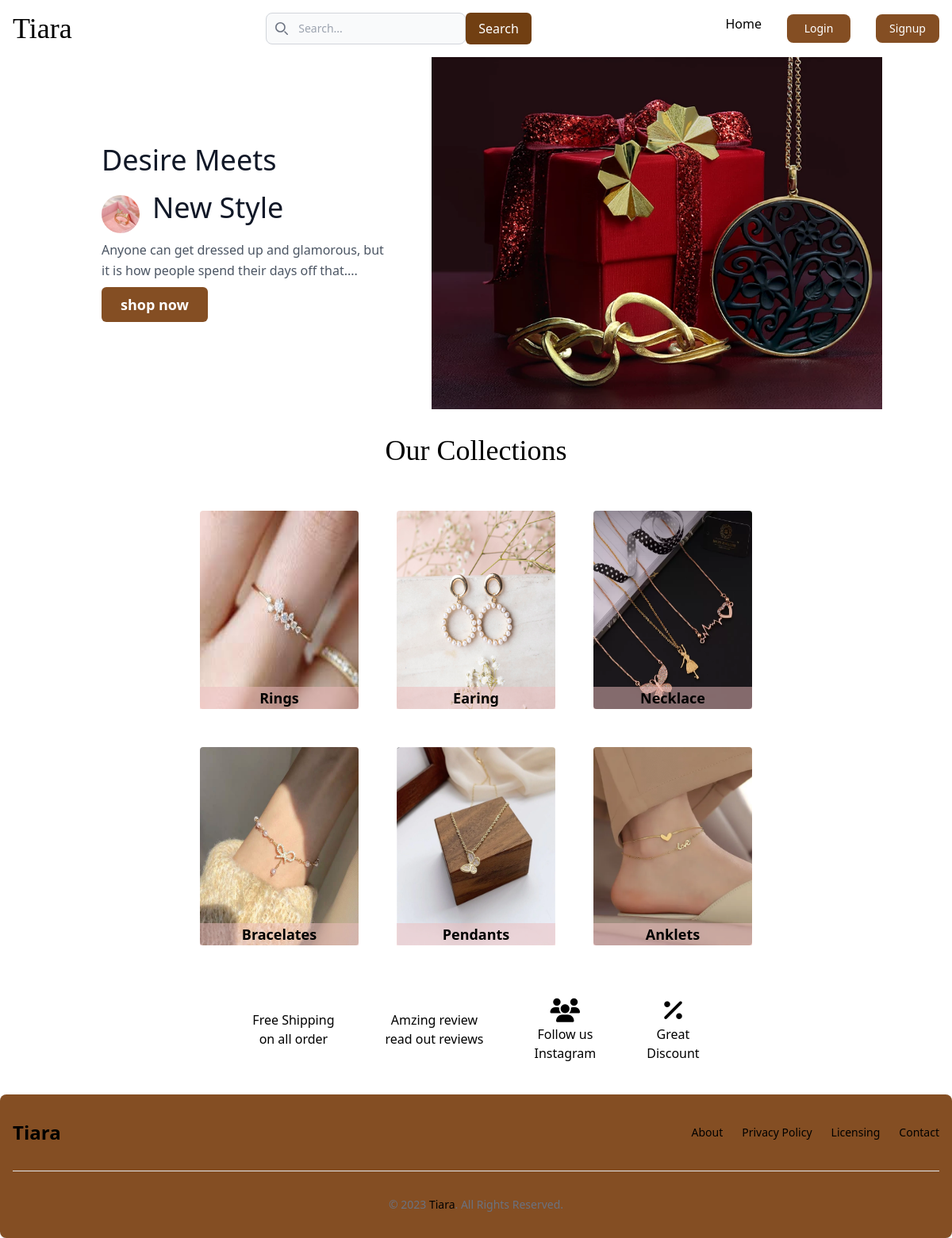
The page / on the database its author committed.
### adminapp/models.py (models this page shows, shortened)
class Category(models.Model):
    name=models.CharField(max_length=50)
    active=models.BooleanField(default=True)
    image=models.ImageField(upload_to='category_images',blank=True)

### authentication/views.py (the view)
# urls.py: path('',views.home, name='home'),
def home(request):
    categories=Category.objects.all()
    cartitem=CartItem.objects.count()
    wishlist=Wishlist.objects.count()
    print(wishlist)
    return render(request,'user/Home.html',{'categories': categories, 'wishlist':wishlist, 'cartitem':cartitem})

### templates/user/Home.html (shortened to what this page needs)
{% extends 'base.html' %}
{% load static %}
{% block content %}
<section class="text-gray-600 body-font">
  <div class="container mx-auto flex   md:flex-row pr-0 flex-col items-center ">
    <div class="lg:flex-grow md:w-1/2 lg:pr-30 md:pr-30 flex flex-col md:items-start md:text-left m-10">
      <h1 class="title-font sm:text-4xl text-3xl mb-5 font-medium text-gray-900 mr-10">
        Desire Meets</h1>
      <div class="flex items">
        <img src="{% static 'images/rin.webp' %}" alt="" class="h-12 w-12 rounded-full mt-1 mr-4" <!-- Adjusted top and
          right margin -->
        <h1 class="title-font sm:text-4xl text-3xl mb-5 font-medium text-gray-900">
          New Style
        </h1>
      </div>
      <p class="mb-2 leading-relaxed">Anyone can get dressed up and glamorous, but it is how people spend their days off
        that....</p>
      <div class="flex justify-center">
        <button class="inline-flex text-white bg-[#844E23] border-0 py-2 px-6 rounded-md text-lg font-semibold"><a
            href="{% url 'products' %}">shop now</a></button>
      </div>
    </div>
    <div class="relative bg-white text-white pl-4">
      <img class="h-100  object-cover md:h-full md:w-50" src="{% static 'images/banner 1.webp' %}" alt=""
        style="width:100%;">
    </div>
  </div>
</section>
<h1 class="text-center text-4xl font-semi-bold font-serif mb-8 mt-8">Our Collections</h1>
<div class="flex items justify-center items-center md:flex-row pr-0 flex-col items-center">
  {% if categories %}
  {% for category in categories %}
  <div class="relative mx-6 my-6">
    <a href="{% url 'categories' category.id %}">
      <img src="{{category.image.url}}" class="w-full h-auto rounded" a href="" style="height: 250px; width: 200px; ">
      <div class="absolute bottom-0 left-1/2 transform -translate-x-1/2 text-black text-center"
        style="background-color: rgba(237, 189, 189, 0.5); width: 100%;">
        <h5 class="text-lg font-semibold">{{category.name}}</h5>
      </div>
    </a>
  </div>
  {% if forloop.counter|divisibleby:3 and not forloop.last %}
</div>
<div class="flex items justify-center items-center md:flex-row pr-0 flex-col items-center">
  {% endif %}
  {% endfor %}
  {% endif %}
</div>
<div class="flex items justify-center items-center md:flex-row pr-0 flex-col items-center">
  <div class="text-center mx-8 my-10">
    <h6> Free Shipping <br> on all order</h6>
  </div>
  <div class="text-center mx-8 my-10">
    <h6> Amzing review <br> read out reviews</h6>
  </div>
  <div class="text-center mx-8 my-10">
    <i class="fa fa-users text-3xl"></i>
    <h6> Follow us <br> Instagram</h6>
  </div>
  <div class="text-center mx-8 my-10">
    <i class="fa fa-percent text-3xl"></i>
    <h6> Great <br>Discount</h6>
  </div>
</div>
{% endblock content %}

### rows shown on the page
Category: image (picture), name "Rings"
Category: image (picture), name "Earing"
Category: image (picture), name "Necklace"
Category: image (picture), name "Bracelates"
Category: image (picture), name "Pendants"
Category: image (picture), name "Anklets"
